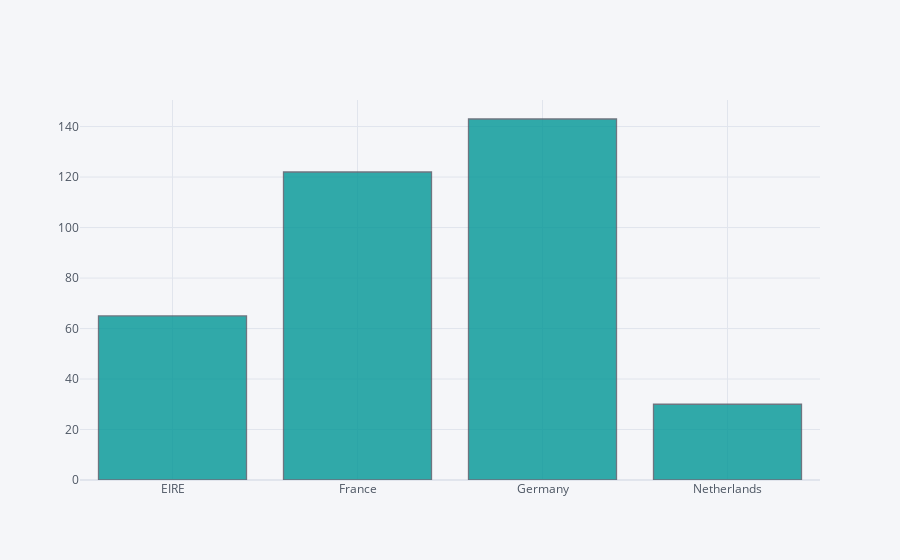
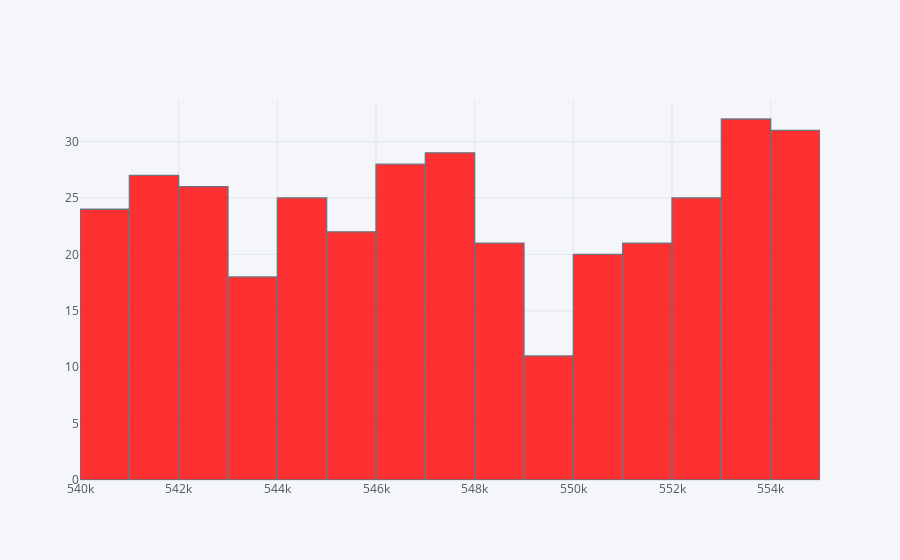
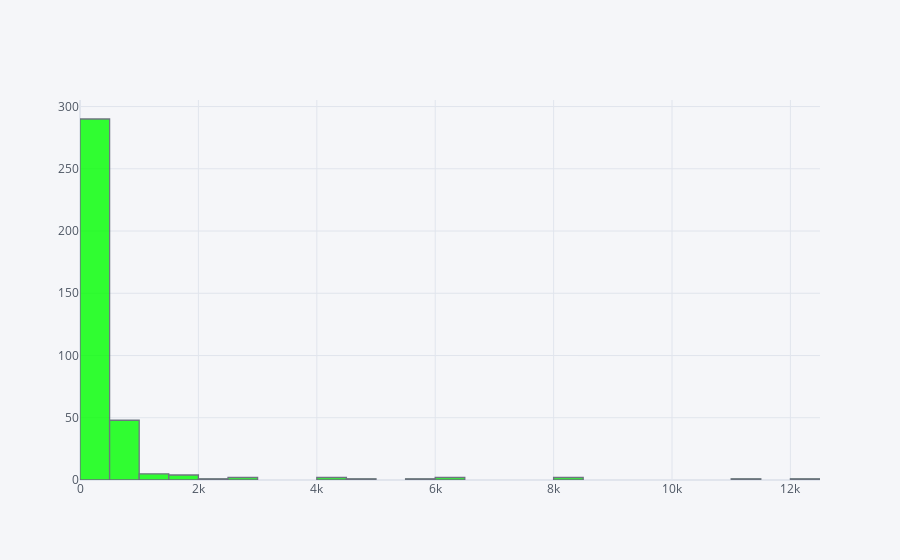

Notebook cell for these charts, in order:
### Code cell
cols = data4.columns

data4[cols[0]].iplot(kind='hist', color= 'rgb(0,150,150)')
data4[cols[1]].iplot(kind='hist', color= 'rgb(255,0,0)')
data4[cols[2]].iplot(kind='hist', color= 'rgb(0,255,0)')

### Figure 1 — Plotly figure (JSON) as saved in the notebook; plotly's stock layout.template omitted (floating-point values rounded to 4 significant figures; data arrays with more than 128 entries replaced by an {"elided": "..."} marker saying what was removed)
{"data": [{"histfunc": "count", "histnorm": "", "marker": {"color": "rgba(0, 150, 150, 1.0)", "line": {"color": "#4D5663", "width": 1.3}}, "name": "Country", "opacity": 0.8, "orientation": "v", "type": "histogram", "x": {"elided": "360 str values"}}], "layout": {"barmode": "overlay", "legend": {"bgcolor": "#F5F6F9", "font": {"color": "#4D5663"}}, "paper_bgcolor": "#F5F6F9", "plot_bgcolor": "#F5F6F9", "title": {"font": {"color": "#4D5663"}}, "xaxis": {"gridcolor": "#E1E5ED", "showgrid": true, "tickfont": {"color": "#4D5663"}, "title": {"font": {"color": "#4D5663"}, "text": ""}, "zerolinecolor": "#E1E5ED"}, "yaxis": {"gridcolor": "#E1E5ED", "showgrid": true, "tickfont": {"color": "#4D5663"}, "title": {"font": {"color": "#4D5663"}, "text": ""}, "zerolinecolor": "#E1E5ED"}}}

### Figure 2 — Plotly figure (JSON) as saved in the notebook; plotly's stock layout.template omitted (floating-point values rounded to 4 significant figures; data arrays with more than 128 entries replaced by an {"elided": "..."} marker saying what was removed)
{"data": [{"histfunc": "count", "histnorm": "", "marker": {"color": "rgba(255, 0, 0, 1.0)", "line": {"color": "#4D5663", "width": 1.3}}, "name": "InvoiceNo", "opacity": 0.8, "orientation": "v", "type": "histogram", "x": {"elided": "360 int values"}}], "layout": {"barmode": "overlay", "legend": {"bgcolor": "#F5F6F9", "font": {"color": "#4D5663"}}, "paper_bgcolor": "#F5F6F9", "plot_bgcolor": "#F5F6F9", "title": {"font": {"color": "#4D5663"}}, "xaxis": {"gridcolor": "#E1E5ED", "showgrid": true, "tickfont": {"color": "#4D5663"}, "title": {"font": {"color": "#4D5663"}, "text": ""}, "zerolinecolor": "#E1E5ED"}, "yaxis": {"gridcolor": "#E1E5ED", "showgrid": true, "tickfont": {"color": "#4D5663"}, "title": {"font": {"color": "#4D5663"}, "text": ""}, "zerolinecolor": "#E1E5ED"}}}

### Figure 3 — Plotly figure (JSON) as saved in the notebook; plotly's stock layout.template omitted (floating-point values rounded to 4 significant figures; data arrays with more than 128 entries replaced by an {"elided": "..."} marker saying what was removed)
{"data": [{"histfunc": "count", "histnorm": "", "marker": {"color": "rgba(0, 255, 0, 1.0)", "line": {"color": "#4D5663", "width": 1.3}}, "name": "Quantity", "opacity": 0.8, "orientation": "v", "type": "histogram", "x": {"elided": "360 int values"}}], "layout": {"barmode": "overlay", "legend": {"bgcolor": "#F5F6F9", "font": {"color": "#4D5663"}}, "paper_bgcolor": "#F5F6F9", "plot_bgcolor": "#F5F6F9", "title": {"font": {"color": "#4D5663"}}, "xaxis": {"gridcolor": "#E1E5ED", "showgrid": true, "tickfont": {"color": "#4D5663"}, "title": {"font": {"color": "#4D5663"}, "text": ""}, "zerolinecolor": "#E1E5ED"}, "yaxis": {"gridcolor": "#E1E5ED", "showgrid": true, "tickfont": {"color": "#4D5663"}, "title": {"font": {"color": "#4D5663"}, "text": ""}, "zerolinecolor": "#E1E5ED"}}}
